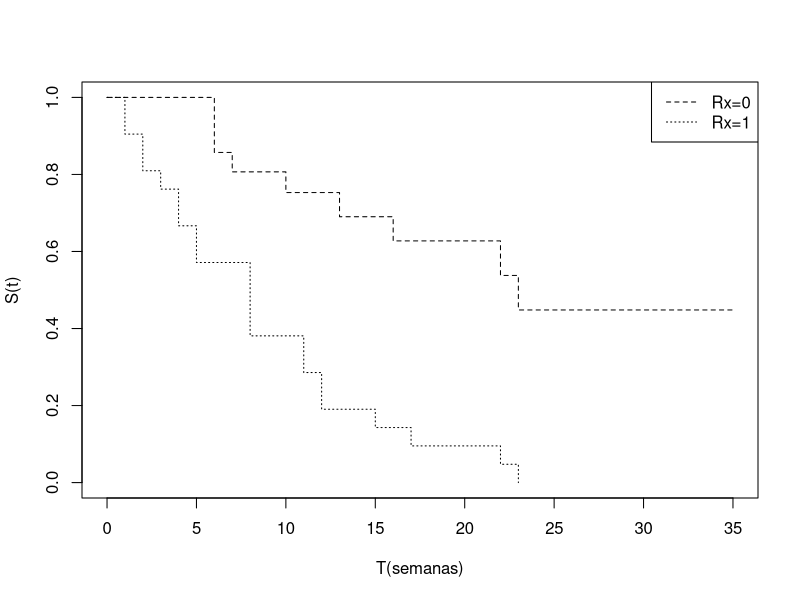
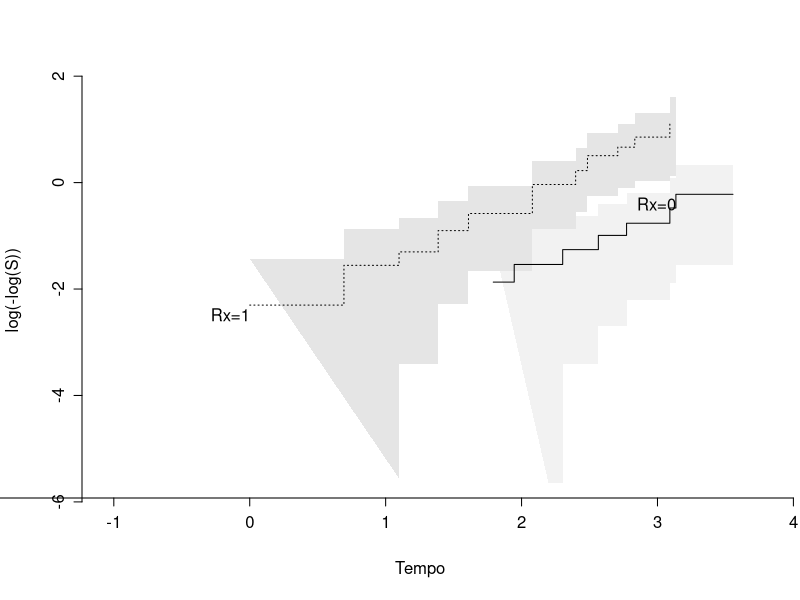
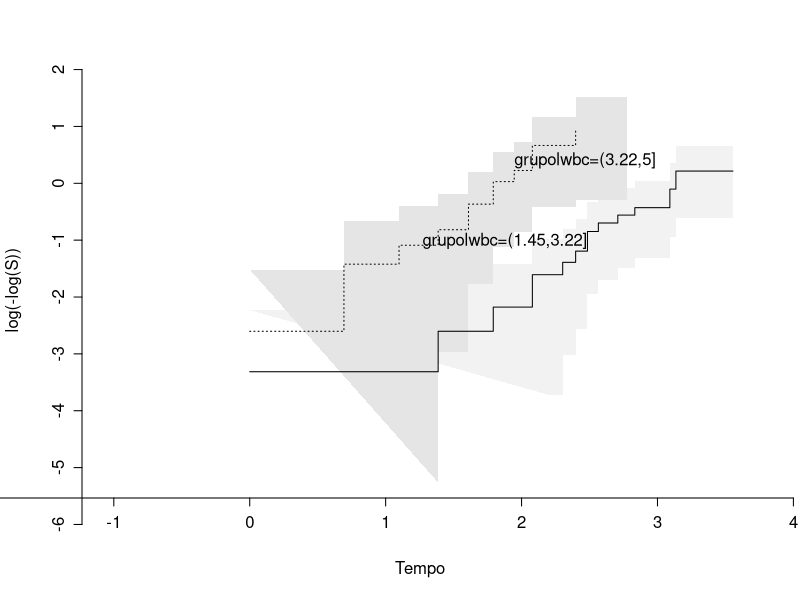
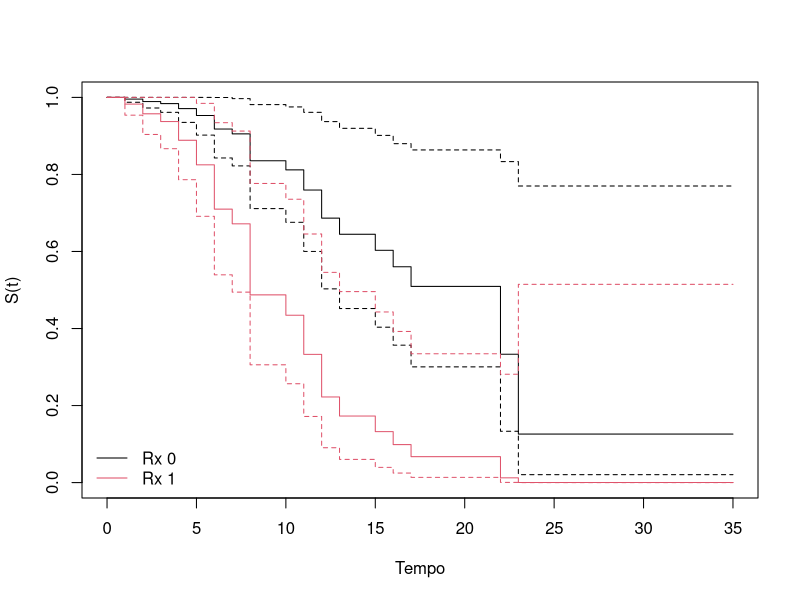

Write R code to recreate these figures, in order.
## ---- chunk 1
library(survival)
library(readxl)
dados <- read_xlsx("anderson.xlsx", col_names = TRUE )
summary(dados)

## ---- chunk 2
ekm <- survfit(Surv(tempo,status)~Rx, data=dados)
tempo <- ekm$time
st <- ekm$surv
summary(ekm)
plot(ekm, xlab="T(semanas)",ylab="S(t)", lty=2:3)
legend("topright",c("Rx=0","Rx=1"), lty = 2:3)
## ---- chunk 3
leuc.cox1 <- coxph(Surv(tempo, status) ~ sexo + logwbc + Rx, data = dados)
summary(leuc.cox1)
## ---- chunk 4
library(MASS)
leuc.cox2 <- stepAIC(leuc.cox1, direction="backward", trace=FALSE)
summary(leuc.cox2)
## ---- chunk 5
coef(leuc.cox2)
logLik(leuc.cox2)
## ---- chunk 6
library(rms)
survplot(npsurv(Surv(tempo, status) ~ Rx, data = dados),
loglog = TRUE, logt=TRUE, xlab = "Tempo", ylab = "log(-log(S))")

## ---- chunk 7
library(survminer)
ponto <- surv_cutpoint(dados, time = "tempo", event = "status", variables = "logwbc")
ponto$cutpoint[1]
dados$grupolwbc <- cut(dados$logwbc,ponto$cutpoint[1])
survplot(npsurv(Surv(tempo, status) ~ grupolwbc, data = dados),
loglog = TRUE, logt=TRUE, xlab = "Tempo", ylab = "log(-log(S))")

## ---- chunk 8
amostra <- data.frame(
Rx = c(0, 1), logwbc = rep(mean(dados$logwbc), 2))
amostra.surv <- survfit(leuc.cox2, newdata = amostra)
plot(amostra.surv, col = c(1, 2), conf.int = TRUE,
xlab = "Tempo", ylab = "S(t)")
legend("bottomleft", bty = "n", lty = 1, col = 1:2,
legend = sprintf("Rx %d", 0:1))
